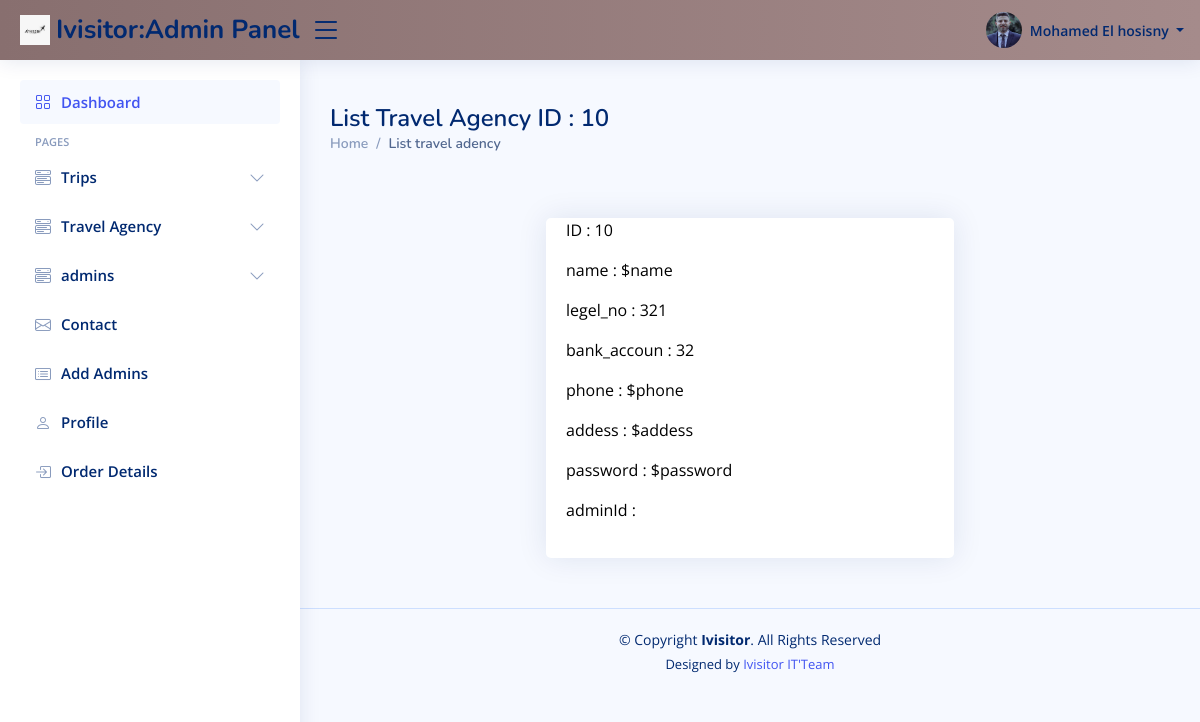
/admin/travelAgenecy/show.php?show=10 (signed in), run on the app's committed database.
### tables this page shows
CREATE TABLE `travel_agency` (
  `id` int(11) NOT NULL,
  `name` varchar(33) NOT NULL,
  `legel_no` int(15) NOT NULL,
  `bank_account` int(20) NOT NULL,
  `phone` varchar(22) NOT NULL,
  `addess` varchar(66) NOT NULL,
  `password` varchar(50) NOT NULL,
  `image` varchar(122) NOT NULL,
  `status` varchar(11) NOT NULL DEFAULT 'waiting'
);

### admin/travelAgenecy/show.php (the view, shortened to what this page needs)
<?php
include '../shared/head.php';
include '../shared/header.php';
include '../shared/aside.php';
include '../sharedFunc/db.php';
if (isset($_GET['show'])) {
  $id = $_GET['show'];
  $select = "SELECT * FROM `travel_agency` where id =$id";
  $s = mysqli_query($conn, $select);
  $row = mysqli_fetch_assoc($s);
}
?>
<main id="main" class="main">
  <div class="pagetitle">
    <h1>List Travel Agency ID : <?php echo $row['id'] ?></h1>
    <nav>
      <ol class="breadcrumb">
        <li class="breadcrumb-item"><a href="index.html">Home</a></li>
        <li class="breadcrumb-item active">List travel adency</li>
      </ol>
    </nav>
  </div>
  <section class="section dashboard">
    <div class="row">
      <div class="container col-6 mt-5 ">
        <div class="card">
          <div class="card-body">
            <p> ID : <?php echo $row['id'] ?> </p>
            <p> name : <?php echo $row['name'] ?> </p>
            <p>legel_no : <?php echo $row['legel_no'] ?> </p>
            <p>bank_accoun : <?php echo $row['bank_account'] ?> </p>
            <p>phone : <?php echo $row['phone'] ?> </p>
            <p>addess : <?php echo $row['addess'] ?> </p>
            <p>password : <?php echo $row['password'] ?> </p>
            <p>adminId : <?php echo $row['adminId'] ?> </p>
          </div>
        </div>
      </div>
    </div>
  </section>
</main>
<?php
include '../shared/footer.php';
include '../shared/script.php';
?>

### admin/assets/css/style.css (style rules this page uses)
:root { scroll-behavior: smooth; }
body { font-family: "Open Sans", sans-serif; background: #f6f9ff; color: #444444; }
a { color: #4154f1; text-decoration: none; }
h1, h2, h3, h4, h5, h6 { font-family: "Nunito", sans-serif; }
#main { margin-top: 60px; padding: 20px 30px; transition: all 0.3s; }
.pagetitle { margin-bottom: 10px; }
.pagetitle h1 { font-size: 24px; margin-bottom: 0; font-weight: 600; color: #012970; }
.card { margin-bottom: 30px; border: none; border-radius: 5px; background-color: white; color: black !important; box-shadow: 0px 0 30px rgba(1, 41, 112, 0.1); }
.card-body { padding: 0 20px 20px 20px; }
.breadcrumb { font-size: 14px; font-family: "Nunito", sans-serif; color: #899bbd; font-weight: 600; }
.breadcrumb a { color: #899bbd; transition: 0.3s; }
.breadcrumb .breadcrumb-item::before { color: #899bbd; }
.breadcrumb .active { color: #51678f; font-weight: 600; }
@media (min-width: 1200px) { #main, #footer { margin-left: 300px; } }

### data on the page
travel_agency: id "10", name "$name", legel_no "321", bank_account "32", phone "$phone", addess "$addess", password "$password"

### other printed values
$_SESSION['admin'] "Mohamed El hosisny"
